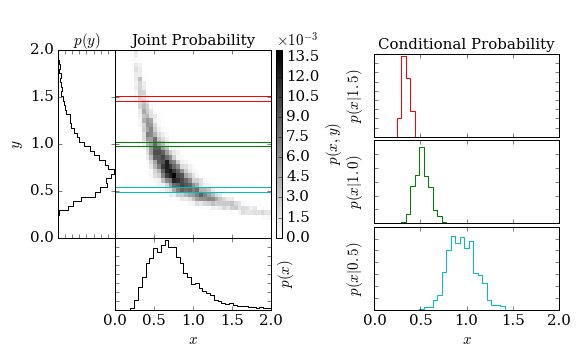

Reproduce this figure in Python.
"""
Joint and Conditional Probabilities
-----------------------------------
Figure 3.2.
An example of a two-dimensional probability distribution. The color-coded
panel shows p(x, y). The two panels to the left and below show marginal
distributions in x and y (see eq. 3.8). The three panels to the right show
the conditional probability distributions p(x|y) (see eq. 3.7) for three
different values of y (as marked in the left panel).
"""
# Author: Jake VanderPlas
# License: BSD
#   The figure produced by this code is published in the textbook
#   "Statistics, Data Mining, and Machine Learning in Astronomy" (2013)
#   For more information, see http://astroML.github.com
#   To report a bug or issue, use the following forum:
#    https://groups.google.com/forum/#!forum/astroml-general
import numpy as np
from matplotlib import pyplot as plt
from matplotlib.ticker import NullFormatter, NullLocator, MultipleLocator

#----------------------------------------------------------------------
# This function adjusts matplotlib settings for a uniform feel in the textbook.
# Note that with usetex=True, fonts are rendered with LaTeX.  This may
# result in an error if LaTeX is not installed on your system.  In that case,
# you can set usetex to False.
from astroML.plotting import setup_text_plots
setup_text_plots(fontsize=15, usetex=False)

def banana_distribution(N=10000):
    """This generates random points in a banana shape"""
    # create a truncated normal distribution
    theta = np.random.normal(0, np.pi / 8, 10000)
    theta[theta >= np.pi / 4] /= 2
    theta[theta <= -np.pi / 4] /= 2
    # define the curve parametrically
    r = np.sqrt(1. / abs(np.cos(theta) ** 2 - np.sin(theta) ** 2))
    r += np.random.normal(0, 0.08, size=10000)
    x = r * np.cos(theta + np.pi / 4)
    y = r * np.sin(theta + np.pi / 4)
    return (x, y)


#------------------------------------------------------------
# Generate the data and compute the normalized 2D histogram
np.random.seed(1)
x, y = banana_distribution(10000)

Ngrid = 41
grid = np.linspace(0, 2, Ngrid + 1)

H, xbins, ybins = np.histogram2d(x, y, grid)
H /= np.sum(H)

#------------------------------------------------------------
# plot the result
fig = plt.figure(figsize=(8, 5))

# define axes
ax_Pxy = plt.axes((0.2, 0.34, 0.27, 0.52))
ax_Px = plt.axes((0.2, 0.14, 0.27, 0.2))
ax_Py = plt.axes((0.1, 0.34, 0.1, 0.52))
ax_cb = plt.axes((0.48, 0.34, 0.01, 0.52))
ax_Px_y = [plt.axes((0.65, 0.62, 0.32, 0.23)),
           plt.axes((0.65, 0.38, 0.32, 0.23)),
           plt.axes((0.65, 0.14, 0.32, 0.23))]

# set axis label formatters
ax_Px_y[0].xaxis.set_major_formatter(NullFormatter())
ax_Px_y[1].xaxis.set_major_formatter(NullFormatter())

ax_Pxy.xaxis.set_major_formatter(NullFormatter())
ax_Pxy.yaxis.set_major_formatter(NullFormatter())

ax_Px.yaxis.set_major_formatter(NullFormatter())
ax_Py.xaxis.set_major_formatter(NullFormatter())

# draw the joint probability
plt.axes(ax_Pxy)
H *= 1000
plt.imshow(H, interpolation='nearest', origin='lower', aspect='auto',
           extent=[0, 2, 0, 2], cmap=plt.cm.binary)

cb = plt.colorbar(cax=ax_cb)
cb.set_label('$p(x, y)$')
plt.text(0, 1.02, r'$\times 10^{-3}$',
         transform=ax_cb.transAxes)

# draw p(x) distribution
ax_Px.plot(xbins[1:], H.sum(0), '-k', drawstyle='steps')

# draw p(y) distribution
ax_Py.plot(H.sum(1), ybins[1:], '-k', drawstyle='steps')

# define axis limits
ax_Pxy.set_xlim(0, 2)
ax_Pxy.set_ylim(0, 2)
ax_Px.set_xlim(0, 2)
ax_Py.set_ylim(0, 2)

# label axes
ax_Pxy.set_xlabel('$x$')
ax_Pxy.set_ylabel('$y$')
ax_Px.set_xlabel('$x$')
ax_Px.set_ylabel('$p(x)$')
ax_Px.yaxis.set_label_position('right')
ax_Py.set_ylabel('$y$')
ax_Py.set_xlabel('$p(y)$')
ax_Py.xaxis.set_label_position('top')


# draw marginal probabilities
iy = [3 * Ngrid / 4, Ngrid / 2, Ngrid / 4]
colors = 'rgc'
axis = ax_Pxy.axis()
for i in range(3):
    # overplot range on joint probability
    ax_Pxy.plot([0, 2, 2, 0],
                [ybins[iy[i] + 1], ybins[iy[i] + 1],
                 ybins[iy[i]], ybins[iy[i]]], c=colors[i], lw=1)
    Px_y = H[iy[i]] / H[iy[i]].sum()
    ax_Px_y[i].plot(xbins[1:], Px_y, drawstyle='steps', c=colors[i])
    ax_Px_y[i].yaxis.set_major_formatter(NullFormatter())
    ax_Px_y[i].set_ylabel('$p(x | %.1f)$' % ybins[iy[i]])
ax_Pxy.axis(axis)

ax_Px_y[2].set_xlabel('$x$')

ax_Pxy.set_title('Joint Probability')
ax_Px_y[0].set_title('Conditional Probability')
plt.show()
